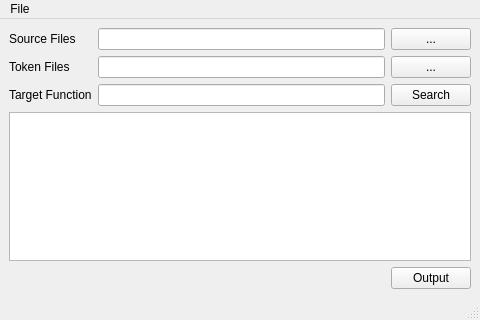
<?xml version="1.0" encoding="UTF-8"?>
<ui version="4.0">
 <class>MainWindow</class>
 <widget class="QMainWindow" name="MainWindow">
  <property name="geometry">
   <rect>
    <x>0</x>
    <y>0</y>
    <width>480</width>
    <height>320</height>
   </rect>
  </property>
  <property name="windowTitle">
   <string>Function Finder</string>
  </property>
  <widget class="QWidget" name="centralwidget">
   <layout class="QGridLayout" name="gridLayout">
    <item row="0" column="0">
     <widget class="QLabel" name="label">
      <property name="text">
       <string>Source Files</string>
      </property>
      <property name="buddy">
       <cstring>edit_src</cstring>
      </property>
     </widget>
    </item>
    <item row="1" column="1">
     <widget class="QLineEdit" name="edit_tok"/>
    </item>
    <item row="0" column="1">
     <widget class="QLineEdit" name="edit_src"/>
    </item>
    <item row="1" column="2">
     <widget class="QPushButton" name="btnTok">
      <property name="text">
       <string>...</string>
      </property>
     </widget>
    </item>
    <item row="1" column="0">
     <widget class="QLabel" name="label_2">
      <property name="text">
       <string>Token Files</string>
      </property>
      <property name="buddy">
       <cstring>edit_tok</cstring>
      </property>
     </widget>
    </item>
    <item row="3" column="0" colspan="3">
     <widget class="QListWidget" name="listWidget"/>
    </item>
    <item row="2" column="1">
     <widget class="QLineEdit" name="edit_func"/>
    </item>
    <item row="0" column="2">
     <widget class="QPushButton" name="btnSrc">
      <property name="text">
       <string>...</string>
      </property>
     </widget>
    </item>
    <item row="2" column="0">
     <widget class="QLabel" name="label_3">
      <property name="text">
       <string>Target Function</string>
      </property>
      <property name="buddy">
       <cstring>edit_func</cstring>
      </property>
     </widget>
    </item>
    <item row="2" column="2">
     <widget class="QPushButton" name="btnFind">
      <property name="text">
       <string>Search</string>
      </property>
     </widget>
    </item>
    <item row="4" column="2">
     <widget class="QPushButton" name="btnOutput">
      <property name="text">
       <string>Output</string>
      </property>
     </widget>
    </item>
   </layout>
  </widget>
  <widget class="QMenuBar" name="menubar">
   <property name="geometry">
    <rect>
     <x>0</x>
     <y>0</y>
     <width>480</width>
     <height>19</height>
    </rect>
   </property>
   <widget class="QMenu" name="menuFile">
    <property name="title">
     <string>File</string>
    </property>
    <addaction name="actionExti"/>
   </widget>
   <addaction name="menuFile"/>
  </widget>
  <widget class="QStatusBar" name="statusbar"/>
  <action name="actionExti">
   <property name="text">
    <string>Exit</string>
   </property>
  </action>
 </widget>
 <tabstops>
  <tabstop>btnSrc</tabstop>
  <tabstop>btnTok</tabstop>
  <tabstop>btnFind</tabstop>
  <tabstop>btnOutput</tabstop>
  <tabstop>edit_src</tabstop>
  <tabstop>edit_tok</tabstop>
  <tabstop>edit_func</tabstop>
  <tabstop>listWidget</tabstop>
 </tabstops>
 <resources/>
 <connections>
  <connection>
   <sender>btnSrc</sender>
   <signal>clicked()</signal>
   <receiver>MainWindow</receiver>
   <slot>onBtnSrc()</slot>
   <hints>
    <hint type="sourcelabel">
     <x>427</x>
     <y>37</y>
    </hint>
    <hint type="destinationlabel">
     <x>369</x>
     <y>22</y>
    </hint>
   </hints>
  </connection>
  <connection>
   <sender>btnTok</sender>
   <signal>clicked()</signal>
   <receiver>MainWindow</receiver>
   <slot>onBtnTok()</slot>
   <hints>
    <hint type="sourcelabel">
     <x>453</x>
     <y>71</y>
    </hint>
    <hint type="destinationlabel">
     <x>279</x>
     <y>22</y>
    </hint>
   </hints>
  </connection>
  <connection>
   <sender>btnFind</sender>
   <signal>clicked()</signal>
   <receiver>MainWindow</receiver>
   <slot>onBtnFind()</slot>
   <hints>
    <hint type="sourcelabel">
     <x>417</x>
     <y>99</y>
    </hint>
    <hint type="destinationlabel">
     <x>182</x>
     <y>22</y>
    </hint>
   </hints>
  </connection>
  <connection>
   <sender>btnOutput</sender>
   <signal>clicked()</signal>
   <receiver>MainWindow</receiver>
   <slot>onBtnOutput()</slot>
   <hints>
    <hint type="sourcelabel">
     <x>443</x>
     <y>284</y>
    </hint>
    <hint type="destinationlabel">
     <x>352</x>
     <y>280</y>
    </hint>
   </hints>
  </connection>
  <connection>
   <sender>menubar</sender>
   <signal>triggered(QAction*)</signal>
   <receiver>MainWindow</receiver>
   <slot>onMenu(QAction*)</slot>
   <hints>
    <hint type="sourcelabel">
     <x>12</x>
     <y>11</y>
    </hint>
    <hint type="destinationlabel">
     <x>23</x>
     <y>285</y>
    </hint>
   </hints>
  </connection>
 </connections>
 <slots>
  <slot>onBtnSrc()</slot>
  <slot>onBtnTok()</slot>
  <slot>onBtnFind()</slot>
  <slot>onBtnOutput()</slot>
  <slot>onMenu(QAction*)</slot>
 </slots>
</ui>
